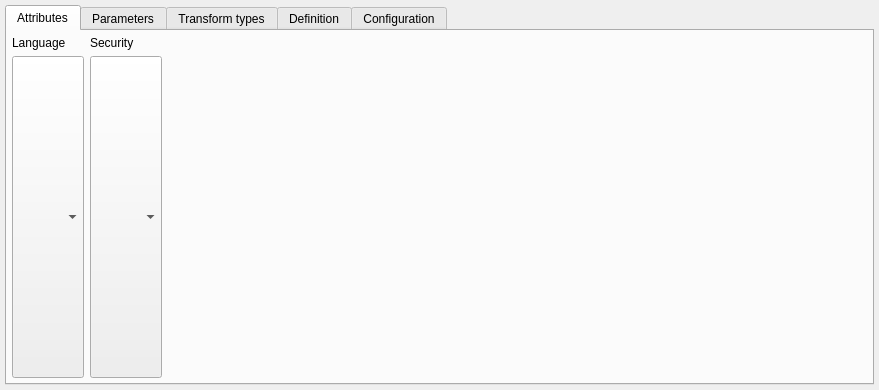
<?xml version="1.0" encoding="UTF-8"?>
<ui version="4.0">
 <class>BaseFunctionWidget</class>
 <widget class="QWidget" name="BaseFunctionWidget">
  <property name="geometry">
   <rect>
    <x>0</x>
    <y>0</y>
    <width>879</width>
    <height>390</height>
   </rect>
  </property>
  <property name="sizePolicy">
   <sizepolicy hsizetype="Preferred" vsizetype="Expanding">
    <horstretch>0</horstretch>
    <verstretch>0</verstretch>
   </sizepolicy>
  </property>
  <property name="minimumSize">
   <size>
    <width>465</width>
    <height>216</height>
   </size>
  </property>
  <layout class="QGridLayout" name="base_function_grid">
   <property name="leftMargin">
    <number>5</number>
   </property>
   <property name="topMargin">
    <number>5</number>
   </property>
   <property name="rightMargin">
    <number>5</number>
   </property>
   <property name="bottomMargin">
    <number>5</number>
   </property>
   <property name="spacing">
    <number>5</number>
   </property>
   <item row="1" column="0">
    <widget class="QTabWidget" name="func_config_twg">
     <property name="sizePolicy">
      <sizepolicy hsizetype="Expanding" vsizetype="Expanding">
       <horstretch>0</horstretch>
       <verstretch>0</verstretch>
      </sizepolicy>
     </property>
     <property name="minimumSize">
      <size>
       <width>0</width>
       <height>273</height>
      </size>
     </property>
     <property name="currentIndex">
      <number>0</number>
     </property>
     <property name="iconSize">
      <size>
       <width>22</width>
       <height>22</height>
      </size>
     </property>
     <widget class="QWidget" name="attributes_tab">
      <attribute name="icon">
       <iconset resource="../../res/resources.qrc">
        <normaloff>:/icons/icons/attribute.png</normaloff>:/icons/icons/attribute.png</iconset>
      </attribute>
      <attribute name="title">
       <string>Attributes</string>
      </attribute>
      <layout class="QVBoxLayout" name="verticalLayout">
       <property name="leftMargin">
        <number>5</number>
       </property>
       <property name="topMargin">
        <number>5</number>
       </property>
       <property name="rightMargin">
        <number>5</number>
       </property>
       <property name="bottomMargin">
        <number>5</number>
       </property>
       <item>
        <layout class="QHBoxLayout" name="lang_security_lt">
         <item>
          <layout class="QVBoxLayout" name="language_lt">
           <item>
            <widget class="QLabel" name="language_lbl">
             <property name="sizePolicy">
              <sizepolicy hsizetype="Preferred" vsizetype="Fixed">
               <horstretch>0</horstretch>
               <verstretch>0</verstretch>
              </sizepolicy>
             </property>
             <property name="maximumSize">
              <size>
               <width>16777215</width>
               <height>16777215</height>
              </size>
             </property>
             <property name="font">
              <font>
               <bold>false</bold>
              </font>
             </property>
             <property name="text">
              <string>Language</string>
             </property>
            </widget>
           </item>
           <item>
            <widget class="QComboBox" name="language_cmb">
             <property name="sizePolicy">
              <sizepolicy hsizetype="Preferred" vsizetype="Preferred">
               <horstretch>0</horstretch>
               <verstretch>0</verstretch>
              </sizepolicy>
             </property>
             <property name="maximumSize">
              <size>
               <width>16777215</width>
               <height>16777215</height>
              </size>
             </property>
             <property name="iconSize">
              <size>
               <width>25</width>
               <height>25</height>
              </size>
             </property>
            </widget>
           </item>
          </layout>
         </item>
         <item>
          <layout class="QVBoxLayout" name="security_lt">
           <item>
            <widget class="QLabel" name="security_lbl">
             <property name="sizePolicy">
              <sizepolicy hsizetype="Preferred" vsizetype="Fixed">
               <horstretch>0</horstretch>
               <verstretch>0</verstretch>
              </sizepolicy>
             </property>
             <property name="maximumSize">
              <size>
               <width>16777215</width>
               <height>16777215</height>
              </size>
             </property>
             <property name="text">
              <string>Security</string>
             </property>
             <property name="indent">
              <number>-1</number>
             </property>
            </widget>
           </item>
           <item>
            <widget class="QComboBox" name="security_cmb">
             <property name="sizePolicy">
              <sizepolicy hsizetype="Preferred" vsizetype="Preferred">
               <horstretch>0</horstretch>
               <verstretch>0</verstretch>
              </sizepolicy>
             </property>
             <property name="iconSize">
              <size>
               <width>25</width>
               <height>25</height>
              </size>
             </property>
            </widget>
           </item>
          </layout>
         </item>
         <item>
          <spacer name="horizontalSpacer_2">
           <property name="orientation">
            <enum>Qt::Orientation::Horizontal</enum>
           </property>
           <property name="sizeHint" stdset="0">
            <size>
             <width>118</width>
             <height>20</height>
            </size>
           </property>
          </spacer>
         </item>
        </layout>
       </item>
      </layout>
     </widget>
     <widget class="QWidget" name="func_params_tab">
      <attribute name="icon">
       <iconset resource="../../res/resources.qrc">
        <normaloff>:/icons/icons/parameter.png</normaloff>:/icons/icons/parameter.png</iconset>
      </attribute>
      <attribute name="title">
       <string>Parameters</string>
      </attribute>
     </widget>
     <widget class="QWidget" name="transform_type_tab">
      <attribute name="icon">
       <iconset resource="../../res/resources.qrc">
        <normaloff>:/icons/icons/usertype.png</normaloff>:/icons/icons/usertype.png</iconset>
      </attribute>
      <attribute name="title">
       <string>Transform types</string>
      </attribute>
     </widget>
     <widget class="QWidget" name="definition_tab">
      <attribute name="icon">
       <iconset resource="../../res/resources.qrc">
        <normaloff>:/icons/icons/sourcecode.png</normaloff>:/icons/icons/sourcecode.png</iconset>
      </attribute>
      <attribute name="title">
       <string>Definition</string>
      </attribute>
      <layout class="QGridLayout" name="gridLayout_4">
       <property name="leftMargin">
        <number>5</number>
       </property>
       <property name="topMargin">
        <number>5</number>
       </property>
       <property name="rightMargin">
        <number>5</number>
       </property>
       <property name="bottomMargin">
        <number>5</number>
       </property>
       <property name="spacing">
        <number>5</number>
       </property>
       <item row="0" column="0">
        <widget class="QGroupBox" name="library_grp">
         <property name="sizePolicy">
          <sizepolicy hsizetype="Preferred" vsizetype="Expanding">
           <horstretch>0</horstretch>
           <verstretch>0</verstretch>
          </sizepolicy>
         </property>
         <property name="title">
          <string>Dynamic Library</string>
         </property>
         <layout class="QVBoxLayout" name="verticalLayout_2">
          <property name="leftMargin">
           <number>5</number>
          </property>
          <property name="topMargin">
           <number>5</number>
          </property>
          <property name="rightMargin">
           <number>5</number>
          </property>
          <property name="bottomMargin">
           <number>5</number>
          </property>
          <item>
           <layout class="QVBoxLayout" name="symbol_lt">
            <item>
             <widget class="QLabel" name="symbol_lbl">
              <property name="enabled">
               <bool>true</bool>
              </property>
              <property name="maximumSize">
               <size>
                <width>16777215</width>
                <height>16777215</height>
               </size>
              </property>
              <property name="text">
               <string>Symbol</string>
              </property>
             </widget>
            </item>
            <item>
             <widget class="QLineEdit" name="symbol_edt">
              <property name="enabled">
               <bool>true</bool>
              </property>
              <property name="sizePolicy">
               <sizepolicy hsizetype="Preferred" vsizetype="Fixed">
                <horstretch>0</horstretch>
                <verstretch>0</verstretch>
               </sizepolicy>
              </property>
              <property name="clearButtonEnabled">
               <bool>true</bool>
              </property>
             </widget>
            </item>
           </layout>
          </item>
          <item>
           <layout class="QVBoxLayout" name="library_lt">
            <item>
             <widget class="QLabel" name="library_lbl">
              <property name="enabled">
               <bool>true</bool>
              </property>
              <property name="maximumSize">
               <size>
                <width>16777215</width>
                <height>16777215</height>
               </size>
              </property>
              <property name="text">
               <string>Library</string>
              </property>
             </widget>
            </item>
            <item>
             <widget class="QLineEdit" name="library_edt">
              <property name="enabled">
               <bool>true</bool>
              </property>
              <property name="sizePolicy">
               <sizepolicy hsizetype="Preferred" vsizetype="Fixed">
                <horstretch>0</horstretch>
                <verstretch>0</verstretch>
               </sizepolicy>
              </property>
              <property name="clearButtonEnabled">
               <bool>true</bool>
              </property>
             </widget>
            </item>
           </layout>
          </item>
         </layout>
        </widget>
       </item>
       <item row="1" column="0">
        <widget class="QGroupBox" name="source_code_grp">
         <property name="sizePolicy">
          <sizepolicy hsizetype="Preferred" vsizetype="Expanding">
           <horstretch>0</horstretch>
           <verstretch>0</verstretch>
          </sizepolicy>
         </property>
         <property name="title">
          <string>Source code</string>
         </property>
        </widget>
       </item>
      </layout>
     </widget>
     <widget class="QWidget" name="func_config_tab">
      <attribute name="icon">
       <iconset resource="../../res/resources.qrc">
        <normaloff>:/icons/icons/config.png</normaloff>:/icons/icons/config.png</iconset>
      </attribute>
      <attribute name="title">
       <string>Configuration</string>
      </attribute>
     </widget>
    </widget>
   </item>
  </layout>
 </widget>
 <tabstops>
  <tabstop>func_config_twg</tabstop>
  <tabstop>language_cmb</tabstop>
  <tabstop>security_cmb</tabstop>
  <tabstop>symbol_edt</tabstop>
  <tabstop>library_edt</tabstop>
 </tabstops>
 <resources>
  <include location="../../res/resources.qrc"/>
 </resources>
 <connections/>
</ui>
